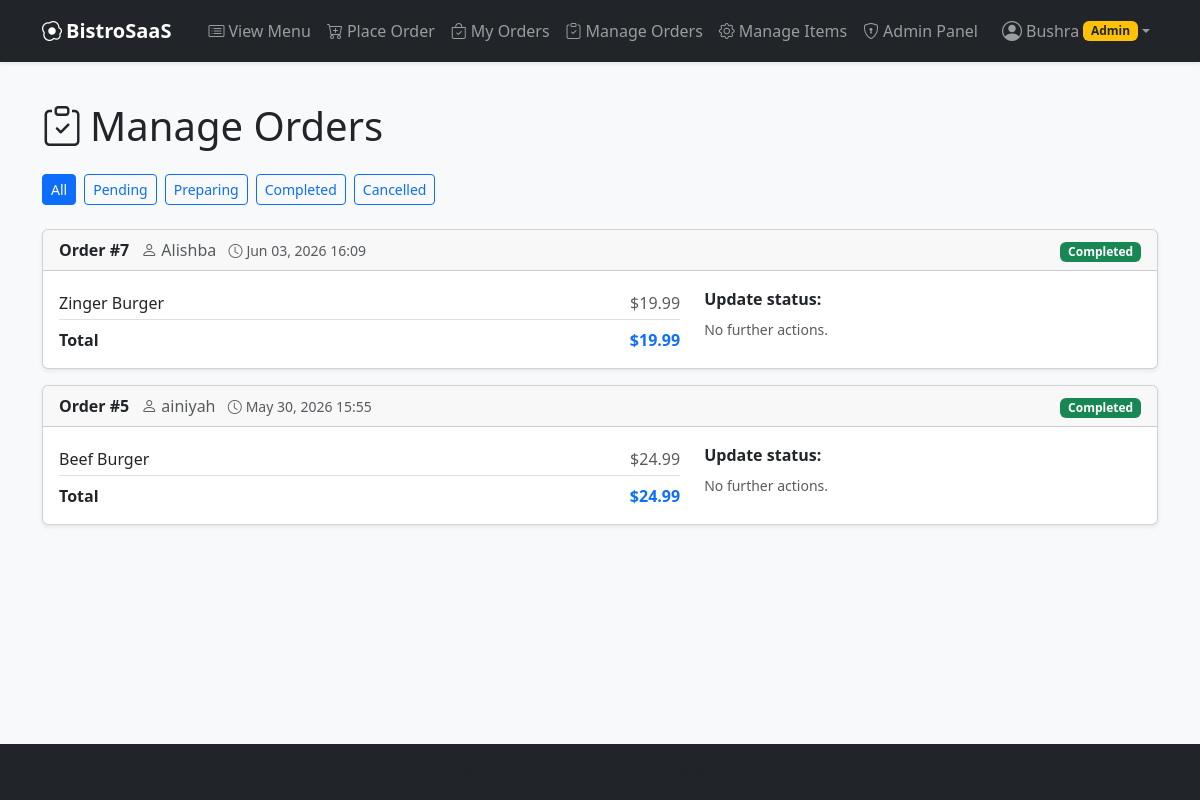
The app's page /manage/orders/ (signed in), older data.
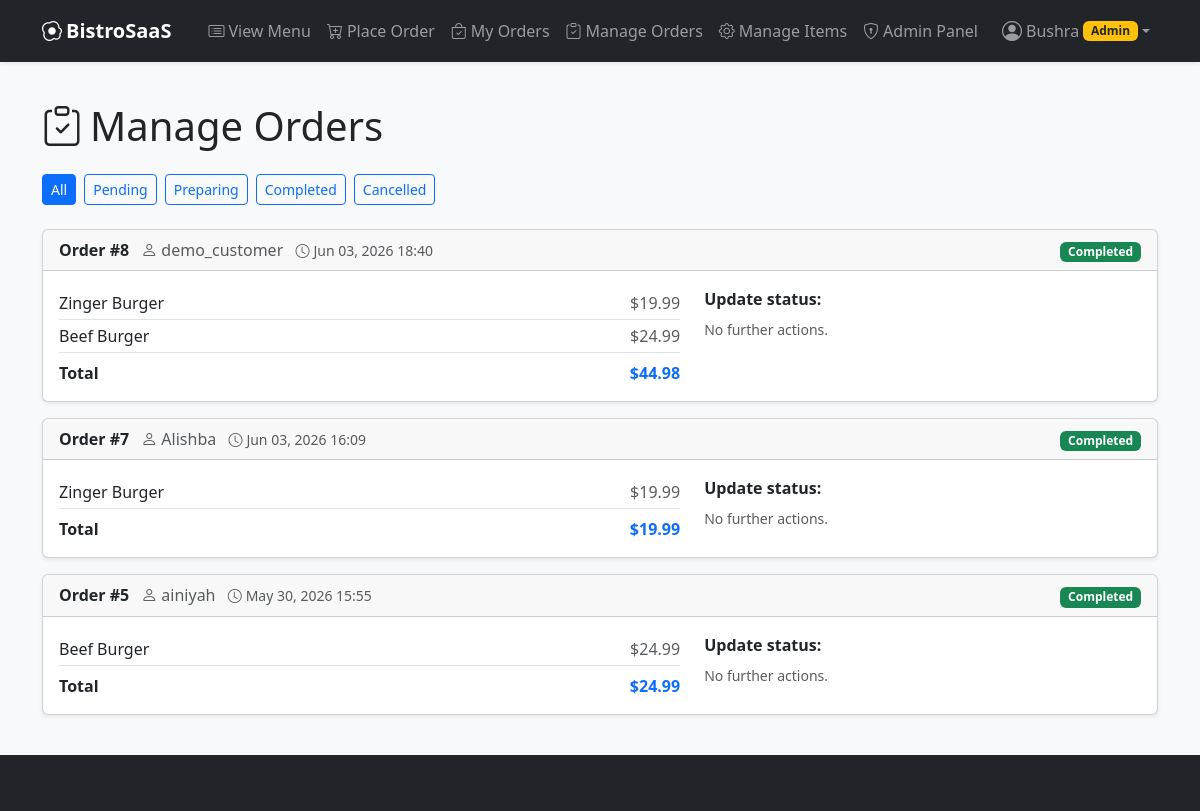
The same page, newer data.
### ordering/models.py (models this page shows, shortened)
class Order(models.Model):
    class Status(models.TextChoices):
        PENDING = "Pending", "Pending"
        PREPARING = "Preparing", "Preparing"
        COMPLETED = "Completed", "Completed"
        CANCELLED = "Cancelled", "Cancelled"
    user = models.ForeignKey(
        User, on_delete=models.CASCADE, related_name="orders"
    )
    items = models.ManyToManyField(MenuItem, related_name="orders")
    created_at = models.DateTimeField(auto_now_add=True)     # set once, when the row is created
    total_amount = models.DecimalField(
        max_digits=10, decimal_places=2, default=0
    )
    status = models.CharField(
        max_length=20, choices=Status.choices, default=Status.PENDING
    )
    unseen_update = models.BooleanField(default=False)
    updated_at = models.DateTimeField(auto_now=True)         # updated on every save()

class MenuItem(models.Model):
    category = models.ForeignKey(
        Category, on_delete=models.CASCADE, related_name="items"
    )
    name = models.CharField(max_length=200)
    description = models.TextField(blank=True)
    price = models.DecimalField(max_digits=8, decimal_places=2)
    image = models.ImageField(upload_to="menu_items/", blank=True, null=True)
    is_available = models.BooleanField(default=True)

### ordering/views.py (the view)
# urls.py: path("manage/orders/", views.ManageOrdersView.as_view(), name="manage_orders"),
class ManageOrdersView(AdminRequiredMixin, ListView):
    model = Order
    template_name = "ordering/manage_orders.html"
    context_object_name = "orders"
    paginate_by = 15
    def get_queryset(self):
        queryset = Order.objects.select_related("user").prefetch_related(
            "items"
        )
        status = self.request.GET.get("status", "").strip()
        if status:
            queryset = queryset.filter(status=status)
        return queryset.order_by("-created_at")
    def get_context_data(self, **kwargs):
        context = super().get_context_data(**kwargs)
        context["statuses"] = Order.Status.choices       # for the filter buttons
        context["selected_status"] = self.request.GET.get("status", "")
        return context

### ordering/context_processors.py (called while the page is built)
def notifications(request):
    data = {}
    user = request.user
    if not user.is_authenticated:
        return data
    if user.is_superuser:
        data["pending_orders_count"] = Order.objects.filter(
            status=Order.Status.PENDING
        ).count()
    else:
        data["order_notification_count"] = Order.objects.filter(
            user=user, unseen_update=True
        ).count()
    return data

### ordering/views.py (called while the page is built)
    def test_func(self):
        return self.request.user.is_superuser

### ordering/templates/ordering/manage_orders.html (shortened to what this page needs)
{% extends "ordering/base.html" %}
{% block content %}
<h1 class="mb-4"><i class="bi bi-clipboard-check me-2"></i>Manage Orders</h1>
<div class="mb-4 d-flex flex-wrap gap-2">
    <a href="{% url 'manage_orders' %}"
       class="btn btn-sm {% if not selected_status %}btn-primary{% else %}btn-outline-primary{% endif %}">
        All
    </a>
    {% for value, label in statuses %}
        <a href="?status={{ value }}"
           class="btn btn-sm {% if selected_status == value %}btn-primary{% else %}btn-outline-primary{% endif %}">
            {{ label }}
        </a>
    {% endfor %}
</div>
{% for order in orders %}
    <div class="card shadow-sm mb-3">
        <div class="card-header d-flex justify-content-between align-items-center flex-wrap gap-2">
            <span>
                <strong>Order #{{ order.pk }}</strong>
                <span class="text-muted ms-2">
                    <i class="bi bi-person me-1"></i>{{ order.user.username }}
                </span>
                <small class="text-muted ms-2">
                    <i class="bi bi-clock me-1"></i>{{ order.created_at|date:"M d, Y H:i" }}
                </small>
            </span>
            <span>
                {% if order.status == "Pending" %}
                    <span class="badge bg-warning text-dark">{{ order.status }}</span>
                {% elif order.status == "Preparing" %}
                    <span class="badge bg-info text-dark">{{ order.status }}</span>
                {% elif order.status == "Completed" %}
                    <span class="badge bg-success">{{ order.status }}</span>
                {% elif order.status == "Cancelled" %}
                    <span class="badge bg-danger">{{ order.status }}</span>
                {% endif %}
            </span>
        </div>
        <div class="card-body">
            <div class="row">
                <div class="col-md-7">
                    <ul class="list-unstyled mb-0">
                        {% for item in order.items.all %}
                            <li class="d-flex justify-content-between border-bottom py-1">
                                <span>{{ item.name }}</span>
                                <span class="text-muted">${{ item.price }}</span>
                            </li>
                        {% endfor %}
                        <li class="d-flex justify-content-between fw-bold pt-2">
                            <span>Total</span>
                            <span class="text-primary">${{ order.total_amount }}</span>
                        </li>
                    </ul>
                </div>
                <div class="col-md-5 mt-3 mt-md-0">
                    <p class="mb-2 fw-semibold">Update status:</p>
                    <div class="d-flex flex-wrap gap-2">
                        {% if order.status != "Completed" and order.status != "Cancelled" %}
                            <form method="post" action="{% url 'update_order_status' order.pk %}">
                                {% csrf_token %}
                                <input type="hidden" name="status" value="Completed">
                                <button class="btn btn-primary btn-sm">
                                    <i class="bi bi-bag-check me-1"></i>Mark Completed
                                </button>
                            </form>
                            <form method="post" action="{% url 'update_order_status' order.pk %}">
                                {% csrf_token %}
                                <input type="hidden" name="status" value="Cancelled">
                                <button class="btn btn-outline-danger btn-sm">
                                    <i class="bi bi-x-lg me-1"></i>Cancel Order
                                </button>
                            </form>
                        {% else %}
                            <span class="text-muted small">No further actions.</span>
                        {% endif %}
                    </div>
                </div>
            </div>
        </div>
    </div>
{% empty %}
    <div class="alert alert-info">No orders found.</div>
{% endfor %}
{% endblock %}

Row changes from the older to the newer data that the page shows:
added Order: pk "8", user.username "demo_customer", created_at "Jun 03, 2026 18:40", status "Completed", total_amount "44.98", shows "No further actions.", MenuItem (name "Zinger Burger", price "19.99"), MenuItem (name "Beef Burger", price "24.99")
